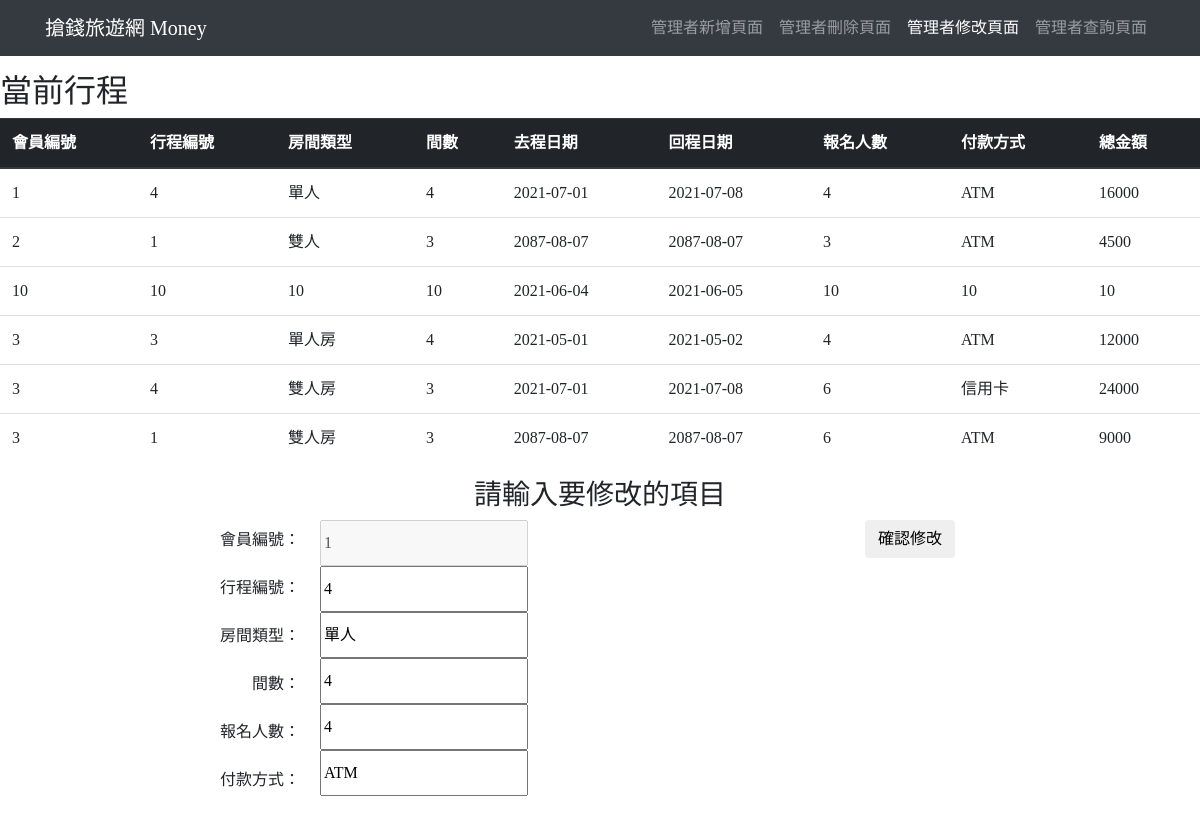
Page /controller_edit-mt.php?mmid=1 on the earlier database version.
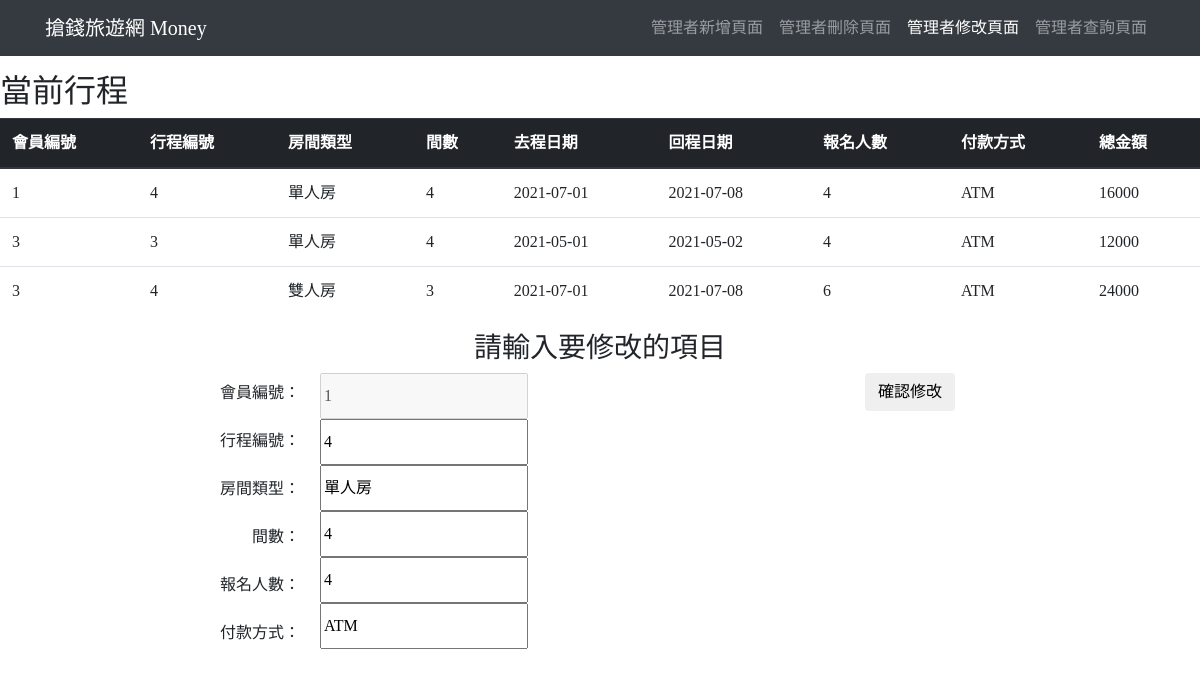
Same page on the later database version.
### tables this page shows
CREATE TABLE `now_travels` (
  `mmid` int(11) NOT NULL,
  `mid` int(11) NOT NULL,
  `tid` char(10) NOT NULL,
  `roomtype` char(6) NOT NULL,
  `num` int(10) NOT NULL,
  `godate` date NOT NULL,
  `backdate` date NOT NULL,
  `pnum` int(25) NOT NULL,
  `paytype` char(10) NOT NULL,
  `total` int(5) NOT NULL,
  `getdate` date NOT NULL
);

### php/db_connection.php (called while the page is built, shortened)
<?php
    function filterTable($query){
        $host = "localhost";
        $dbName = "travels";
        $userName = "person";
        $pwd = "password";
        $dbh = mysqli_connect($host,$userName,$pwd,$dbName) or die("你遇到的錯誤:". mysqli_error($dbh));
        mysqli_query($dbh,"SET NAMES 'utf8'");
        $filter_result = mysqli_query($dbh, $query);
        return $filter_result;
    }
?>

### controller_edit-mt.php (the view, shortened to what this page needs)
<?php
    include "php/db_connection.php";
?>
<!DOCTYPE html>
<html lang="en">
<head>
    <link rel="stylesheet" href="https://stackpath.bootstrapcdn.com/bootstrap/4.1.3/css/bootstrap.min.css">
    <link rel="stylesheet" type="text/css" href="css/bootstrap.css">
</head>
<body class="body">
    <header>
        <nav class="navbar navbar-expand-lg navbar-dark bg-dark fixed-top">
          <div class="container">
          <a class="navbar-brand" href="index.html">搶錢旅遊網 Money</a>
            <div class="collapse navbar-collapse" id="navbarNav">
              <ul class="navbar-nav ml-auto">
                <li class="nav-item">
                  <a class="nav-link" href="controller_insert.php">管理者新增頁面</a>
                </li>
                <li class="nav-item">
                  <a class="nav-link" href="controller_delete.php">管理者刪除頁面</a>
                </li>
                <li class="nav-item active">
                  <a class="nav-link" href="controller_edit.php">管理者修改頁面</a>
                </li>
                <li class="nav-item">
                  <a class="nav-link" href="controller_search.php">管理者查詢頁面</a>
                </li>
              </ul>
            </div>
          </div>
        </nav>
    </header>
    <br>
    <br>
    <br>
    <h2>當前行程</h2>
    <table class="table">
      <thead class="thead-dark">
        <tr>
          <th scope="col">會員編號</th>
          <th scope="col">行程編號</th>
          <th scope="col">房間類型</th>
          <th scope="col">間數</th>
          <th scope="col">去程日期</th>
          <th scope="col">回程日期</th>
          <th scope="col">報名人數</th>
          <th scope="col">付款方式</th>
          <th scope="col">總金額</th>
        </tr>
      </thead>
      <tbody>
            <?php
                $sql = "SELECT * FROM `now_travels`";
                $result = filterTable($sql);
                while($row = mysqli_fetch_array($result)):
                    echo "<tr>";
                    echo "<td>".$row['mid']."</td>";
                    echo "<td>".$row['tid']."</td>";
                    echo "<td>".$row['roomtype']."</td>";
                    echo "<td>".$row['num']."</td>";
                    echo "<td>".$row['godate']."</td>";
                    echo "<td>".$row['backdate']."</td>";
                    echo "<td>".$row['pnum']."</td>";
                    echo "<td>".$row['paytype']."</td>";
                    echo "<td>".$row['total']."</td>";
                    echo "</tr>";
                endwhile;
            ?>
      </tbody>
    </table>
      <?php
          $mmid = $_GET['mmid'];
          $sql = "SELECT * FROM `now_travels` WHERE `mmid` = $mmid";
          $result = filterTable($sql);
          $row = mysqli_fetch_array($result);
      ?>
    <form method="post" action="php/mt-edit.php">
      <div style="text-align:center;"><h3>請輸入要修改的項目</h3></div>
      <div class="Data-Content">
        <div class="Data-Title">
            <div class="AlignRight">
                <label for="mid">會員編號：</label><br />
                <label for="tid">行程編號： </label><br />
                <label for="roomtype">房間類型： </label><br />
                <label for="num">間數： </label><br />
                <label for="pnum">報名人數： </label><br />
                <label for="paytype">付款方式： </label><br />
            </div>
        </div>
        <div class="Data-Items">
            <input type="text" name="mid" value="<?php echo $row['mid'] ?>" disabled="disabled" /><br />
            <input type="text" name="tid" value="<?php echo $row['tid'] ?>" /><br />
            <input type="text" name="roomtype" value="<?php echo $row['roomtype'] ?>" /><br />
            <input type="text" name="num" value="<?php echo $row['num'] ?>" /><br />
            <input type="text" name="pnum" value="<?php echo $row['pnum'] ?>" /><br />
            <input type="text" name="paytype" value="<?php echo $row['paytype'] ?>" /><br />
            <input type="hidden" name="mmid" value="<?php echo $row['mmid'] ?>" /><br />
            <input type="hidden" name="mid" value="<?php echo $row['mid'] ?>" /><br />
        </div>
      </div>
      <center><button type="submit" class="btn">確認修改</button></center>
    </form>
</body>
</html>

Differences in the rows shown:
removed now_travels: mid "2", tid "1", roomtype "雙人", num "3", godate "2087-08-07", backdate "2087-08-07", pnum "3", paytype "ATM", total "4500"
removed now_travels: mid "10", tid "10", roomtype "10", num "10", godate "2021-06-04", backdate "2021-06-05", pnum "10", paytype "10", total "10"
removed now_travels: mid "3", tid "4", roomtype "雙人房", num "3", godate "2021-07-01", backdate "2021-07-08", pnum "6", paytype "信用卡", total "24000"
removed now_travels: mid "3", tid "1", roomtype "雙人房", num "3", godate "2087-08-07", backdate "2087-08-07", pnum "6", paytype "ATM", total "9000"
changed now_travels (number 1 of 3 on the later page): roomtype "單人" → "單人房"
added now_travels: mid "3", tid "4", roomtype "雙人房", num "3", godate "2021-07-01", backdate "2021-07-08", pnum "6", paytype "ATM", total "24000"
